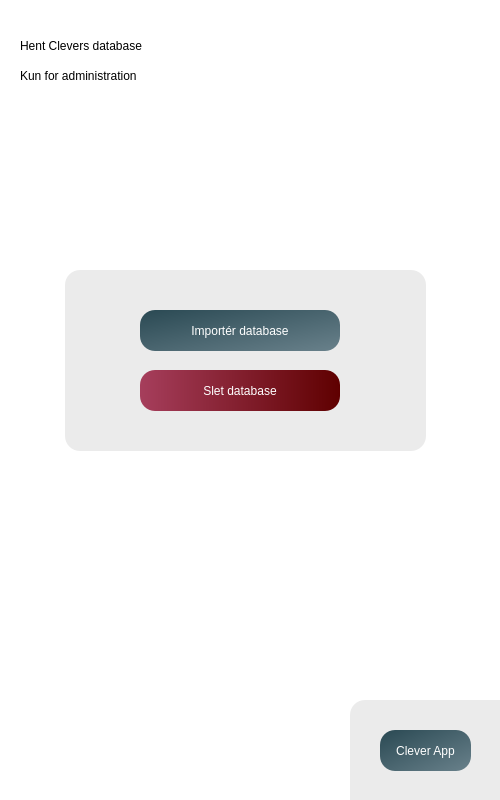
<?xml version="1.0" encoding="UTF-8"?>
<ui version="4.0">
 <class>MainWindow</class>
 <widget class="QMainWindow" name="MainWindow">
  <property name="enabled">
   <bool>true</bool>
  </property>
  <property name="geometry">
   <rect>
    <x>0</x>
    <y>0</y>
    <width>500</width>
    <height>800</height>
   </rect>
  </property>
  <property name="windowTitle">
   <string/>
  </property>
  <property name="styleSheet">
   <string notr="true">background-color: qlineargradient(spread:pad, x1:0, y1:0, x2:1, y2:1, stop:0 rgba(1, 54, 54, 255), stop:1 rgba(1, 54, 54, 255));</string>
  </property>
  <widget class="QWidget" name="centralwidget">
   <widget class="QLabel" name="label">
    <property name="geometry">
     <rect>
      <x>20</x>
      <y>30</y>
      <width>411</width>
      <height>31</height>
     </rect>
    </property>
    <property name="styleSheet">
     <string notr="true">font: 18pt &quot;arial&quot;;
color: rgb(0, 0, 0);
background-color: rgba(255, 255, 255, 0);</string>
    </property>
    <property name="text">
     <string>Hent Clevers database</string>
    </property>
   </widget>
   <widget class="QLabel" name="label_11">
    <property name="geometry">
     <rect>
      <x>0</x>
      <y>0</y>
      <width>501</width>
      <height>801</height>
     </rect>
    </property>
    <property name="styleSheet">
     <string notr="true">background-color: rgb(255, 255, 255);</string>
    </property>
    <property name="text">
     <string/>
    </property>
   </widget>
   <widget class="QPushButton" name="importeredatabase">
    <property name="geometry">
     <rect>
      <x>140</x>
      <y>310</y>
      <width>200</width>
      <height>41</height>
     </rect>
    </property>
    <property name="styleSheet">
     <string notr="true">background-color: qlineargradient(spread:pad, x1:0, y1:0, x2:1, y2:1, stop:0 rgba(42, 73, 83, 255), stop:1 rgba(105, 129, 139, 255));
font: 75 13pt &quot;Arial&quot;;
color: rgb(255, 255, 255);
border-radius: 15px;</string>
    </property>
    <property name="text">
     <string>Importér database</string>
    </property>
   </widget>
   <widget class="QLabel" name="label_5">
    <property name="geometry">
     <rect>
      <x>20</x>
      <y>60</y>
      <width>391</width>
      <height>31</height>
     </rect>
    </property>
    <property name="styleSheet">
     <string notr="true">font: 15pt &quot;arial&quot;;
color: rgb(0, 0, 0);
background-color: rgba(255, 255, 255, 0);</string>
    </property>
    <property name="text">
     <string>Kun for administration</string>
    </property>
   </widget>
   <widget class="QLabel" name="label_2">
    <property name="geometry">
     <rect>
      <x>70</x>
      <y>120</y>
      <width>201</width>
      <height>131</height>
     </rect>
    </property>
    <property name="styleSheet">
     <string notr="true">background-color: rgba(255, 255, 255, 0);</string>
    </property>
    <property name="text">
     <string/>
    </property>
    <property name="pixmap">
     <pixmap>MySQL-Logo.wine.png</pixmap>
    </property>
    <property name="scaledContents">
     <bool>true</bool>
    </property>
   </widget>
   <widget class="QLabel" name="label_9">
    <property name="geometry">
     <rect>
      <x>300</x>
      <y>150</y>
      <width>71</width>
      <height>71</height>
     </rect>
    </property>
    <property name="styleSheet">
     <string notr="true">background-color: rgba(255, 255, 255, 0);</string>
    </property>
    <property name="text">
     <string/>
    </property>
    <property name="pixmap">
     <pixmap>python.png</pixmap>
    </property>
    <property name="scaledContents">
     <bool>true</bool>
    </property>
   </widget>
   <widget class="QLabel" name="success">
    <property name="geometry">
     <rect>
      <x>190</x>
      <y>420</y>
      <width>100</width>
      <height>20</height>
     </rect>
    </property>
    <property name="styleSheet">
     <string notr="true">font: 12pt &quot;.AppleSystemUIFont&quot;;
color: rgb(78, 216, 95);
background-color: rgba(255, 255, 255, 0);</string>
    </property>
    <property name="text">
     <string/>
    </property>
   </widget>
   <widget class="QPushButton" name="opencleverapp">
    <property name="geometry">
     <rect>
      <x>380</x>
      <y>730</y>
      <width>91</width>
      <height>41</height>
     </rect>
    </property>
    <property name="styleSheet">
     <string notr="true">background-color: qlineargradient(spread:pad, x1:0, y1:0, x2:1, y2:1, stop:0 rgba(42, 73, 83, 255), stop:1 rgba(105, 129, 139, 255));
font: 75 13pt &quot;Arial&quot;;
color: rgb(255, 255, 255);
border-radius: 15px;</string>
    </property>
    <property name="text">
     <string>Clever App</string>
    </property>
   </widget>
   <widget class="QPushButton" name="sletdatabase">
    <property name="geometry">
     <rect>
      <x>140</x>
      <y>370</y>
      <width>200</width>
      <height>41</height>
     </rect>
    </property>
    <property name="styleSheet">
     <string notr="true">background-color: qlineargradient(spread:pad, x1:0, y1:0, x2:1, y2:0, stop:0 rgba(166, 62, 92, 255), stop:1 rgba(95, 0, 0, 255));
font: 75 13pt &quot;Arial&quot;;
color: rgb(255, 255, 255);
border-radius: 15px;</string>
    </property>
    <property name="text">
     <string>Slet database</string>
    </property>
   </widget>
   <widget class="QLabel" name="label_6">
    <property name="geometry">
     <rect>
      <x>65</x>
      <y>270</y>
      <width>361</width>
      <height>181</height>
     </rect>
    </property>
    <property name="styleSheet">
     <string notr="true">font: 15pt &quot;arial&quot;;
color: rgb(0, 0, 0);
background-color: rgba(0, 0, 0, 20);
border-radius: 15px;</string>
    </property>
    <property name="text">
     <string/>
    </property>
   </widget>
   <widget class="QLabel" name="label_7">
    <property name="geometry">
     <rect>
      <x>350</x>
      <y>700</y>
      <width>361</width>
      <height>181</height>
     </rect>
    </property>
    <property name="styleSheet">
     <string notr="true">font: 15pt &quot;arial&quot;;
color: rgb(0, 0, 0);
background-color: rgba(0, 0, 0, 20);
border-radius: 15px;</string>
    </property>
    <property name="text">
     <string/>
    </property>
   </widget>
   <zorder>label_11</zorder>
   <zorder>label</zorder>
   <zorder>label_5</zorder>
   <zorder>label_2</zorder>
   <zorder>label_9</zorder>
   <zorder>success</zorder>
   <zorder>label_6</zorder>
   <zorder>sletdatabase</zorder>
   <zorder>importeredatabase</zorder>
   <zorder>label_7</zorder>
   <zorder>opencleverapp</zorder>
  </widget>
 </widget>
 <resources/>
 <connections/>
</ui>
